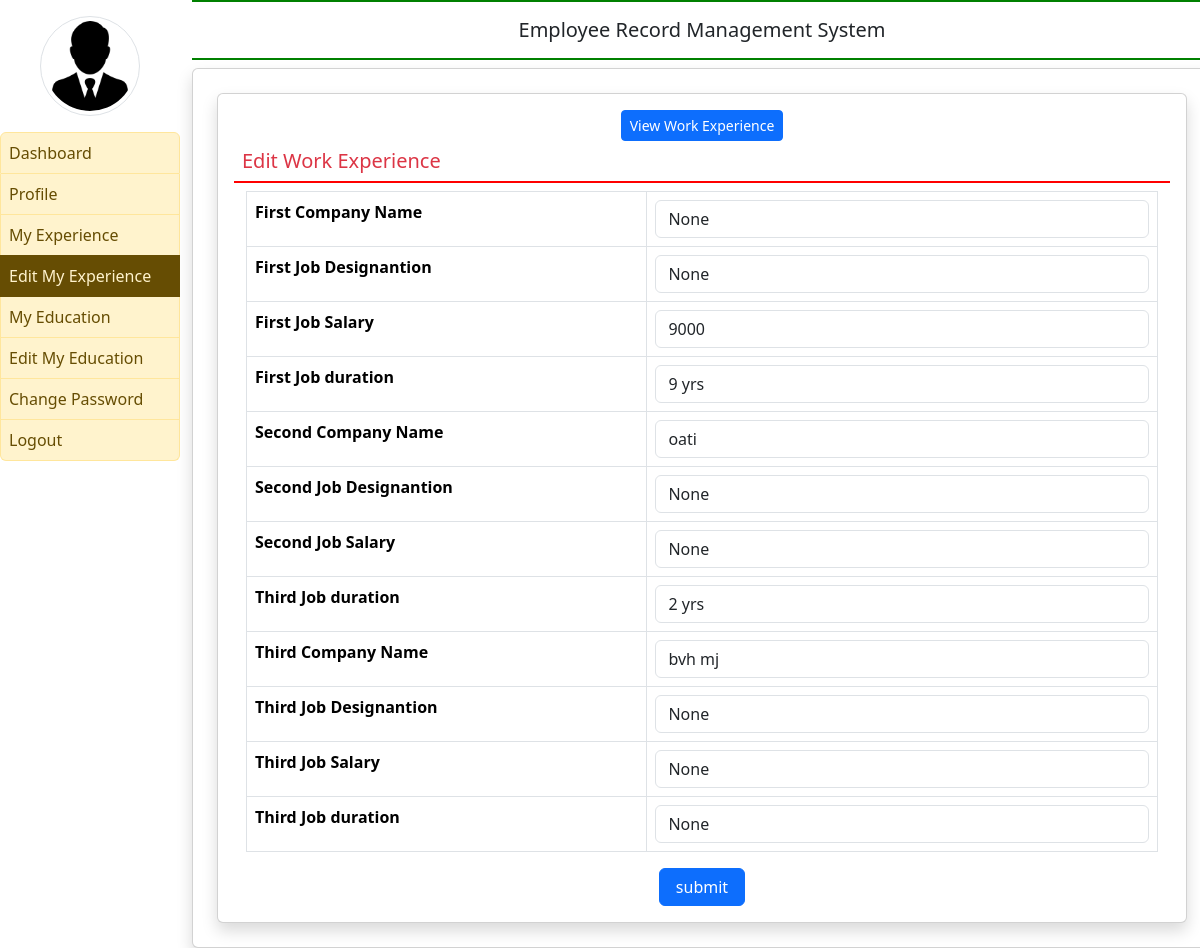
Screenshot of /edit_myexperience/ (signed in) with the database file from the repository.
### employee/models.py (models this page shows, shortened)
class EmployeeExperience(models.Model):
    user=models.ForeignKey(User,on_delete=models.CASCADE)
    company1name=models.CharField(max_length=100,null=True)
    company1desig=models.CharField(max_length=100,null=True)
    company1salary=models.CharField(max_length=100,null=True)
    company1duration=models.CharField(max_length=100,null=True)
    company2name=models.CharField(max_length=100,null=True)
    company2desig=models.CharField(max_length=100,null=True)
    company2salary=models.CharField(max_length=100,null=True)
    company2duration=models.CharField(max_length=100,null=True)
    company3name=models.CharField(max_length=100,null=True)
    company3desig=models.CharField(max_length=100,null=True)
    company3salary=models.CharField(max_length=100,null=True)
    company3duration=models.CharField(max_length=100,null=True)

### employee/views.py (the view, shortened to what this page needs)
# urls.py: path('edit_myexperience/',edit_myexperience,name='edit_myexperience'),
def edit_myexperience(request):
    if not request.user.is_authenticated:
        return redirect('emp_login')
    error=""
    user=request.user
    experience=EmployeeExperience.objects.get(user=user)
    return render(request,'edit_myexperience.html',locals())

### employee/templates/edit_myexperience.html (shortened to what this page needs)
{% extends 'emp_base.html' %}
{% block main %}
<div class="card shadow m-2">
    <div class="card-body">
        <center><a href="{% url 'my_experience' %}" class="btn btn-primary float-right btn-sm"> View Work Experience</a></center>
        <h5 class="p-2 text-danger" style="border-bottom: 2px solid red;">Edit Work Experience</h5>
        <div class="container-fluid">
            <form method="post">
            <table class="table table-bordered">
                <tr>
                    <th>First Company Name</th>
                    <td><input type="text" name="company1name" class="form-control" value="{{experience.company1name}}"></td>
                </tr>
                <tr>
                    <th>First Job Designantion </th>
                    <td><input type="text" name="company1desig" class="form-control" value="{{experience.company1desig}}"></td>
                </tr>
                <tr>
                    <th>First Job Salary</th>
                    <td><input type="text" name="company1salary" class="form-control" value="{{experience.company1salary}}"></td>
                </tr>
                <tr>
                    <th>First Job duration</th>
                    <td><input type="text" name="company1duration" class="form-control" value="{{experience.company1duration}}"></td>
                </tr>
                <tr>
                    <th>Second Company Name</th>
                    <td><input type="text" name="company2name" class="form-control" value="{{experience.company2name}}"></td>
                </tr>
                <tr>
                    <th>Second Job Designantion </th>
                    <td><input type="text" name="company2desig" class="form-control" value="{{experience.company2desig}}"</td>
                </tr>
                <tr>
                    <th>Second Job Salary</th>
                    <td><input type="text" name="company2salary" class="form-control" value="{{experience.company2salary}}"></td>
                </tr>
                <tr>
                    <th>Third Job duration</th>
                    <td><input type="text" name="company2duration" class="form-control" value="{{experience.company2duration}}"></td>
                </tr>
                <tr>
                    <th>Third Company Name</th>
                    <td><input type="text" name="company3name" class="form-control" value="{{experience.company3name}}"></td>
                </tr>
                <tr>
                    <th>Third Job Designantion </th>
                    <td><input type="text" name="company3desig" class="form-control" value="{{experience.company3desig}}"</td>
                </tr>
                <tr>
                    <th>Third Job Salary</th>
                    <td><input type="text" name="company3salary" class="form-control" value="{{experience.company3salary}}"</td>
                </tr>
                <tr>
                    <th>Third Job duration</th>
                    <td><input type="text" name="company3duration" class="form-control" value="{{experience.company3duration}}"></td>
                </tr>
            </table>
            <center><input type="submit" value="submit" class="btn btn-primary px-3"></center>
        </form>
        </div>
    </div>
</div>
{% endblock %}

### rows the page displays
EmployeeExperience: company1name "None", company1desig "None", company1salary "9000", company1duration "9 yrs", company2name "oati", company2desig "None", company2salary "None", company2duration "2 yrs", company3name "bvh mj", company3desig "None", company3salary "None", company3duration "None"
